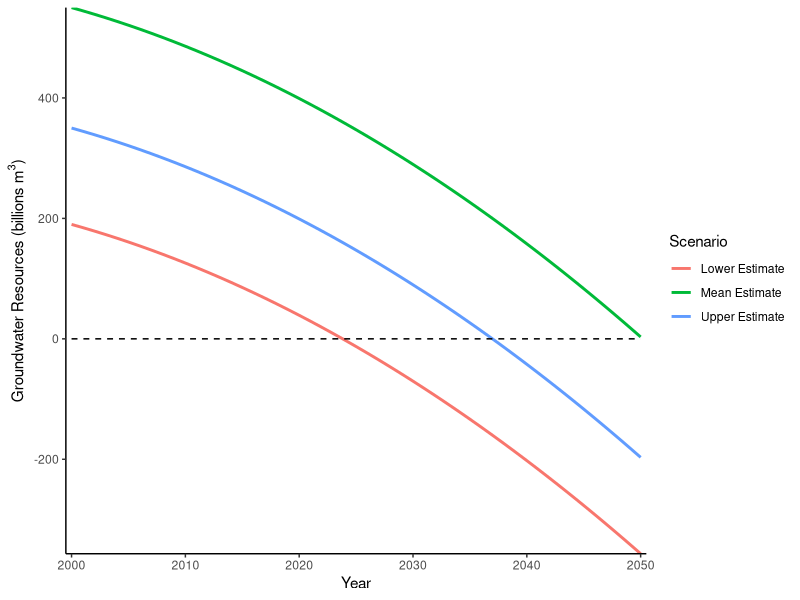

This figure's R source:
## ---- chunk 1
knitr::opts_chunk$set(echo = TRUE)
## ---- chunk 2
library(tidyverse)
library(kableExtra)
library(knitr)

gw_mgmt = read_csv("ESM203Assn3.csv")

## ---- chunk 3
##Part 1: Making a regression for the outflow

outflow_reg = lm(outflow~year, data=gw_mgmt)

outflow_reg$fitted #this will show me the regression lines values for the points I put in. Unhelpful in this case 

#now I'm going to use my model 

outflow_reg$coefficients # shows my y intercept and slope

#This uses the model automatically
coef(outflow_reg)[1] #this is the intercept
coef(outflow_reg)[2] #this is the slope

coef(outflow_reg)[1]+coef(outflow_reg)[2]*2002 #example using 2002

#apparently there is a neater way
predict(outflow_reg,list(year=2002)) # for a single value
outflow_mod = predict(outflow_reg,data.frame(year=c(2000:2050))) #this generates a new data frame using the years between 2000 and 2050.

#View(outflow_mod)
## ---- chunk 4
##Part 2. Making an Inflow Model 

inflow_reg = lm(inflow~year, data=gw_mgmt)

inflow_reg$fitted #this will show me the regression lines values for the points I put in. Unhelpful in this case 

#now I'm going to use my model 
inflow_reg$coefficients # shows my y intercept and slope

#This uses the model automatically
coef(inflow_reg)[1] #this is the intercept
coef(inflow_reg)[2] #this is the slope

coef(inflow_reg)[1]+coef(inflow_reg)[2]*2002 #example using 2002

#apparently there is a neater way
predict(inflow_reg,list(year=2002)) # for a single value
inflow_mod = predict(inflow_reg,data.frame(year=c(2000:2050))) #this is getting exciting
#View(inflow_mod)
## ---- chunk 5
netloss = predict(outflow_reg,data.frame(year=c(2000:2050)))-predict(inflow_reg,data.frame(year=c(2000:2050)))

lowerCI = 190
  for (i in 1:50) {lowerCI[i+1] = lowerCI[i] - netloss[i]}
mean = 350
  for (i in 1:50) {mean[i+1] = mean[i] - netloss[i]}
upperCI = 550
  for (i in 1:50) {upperCI[i+1] = upperCI[i] - netloss[i]}

mean_gw = 350
gw_df = data.frame(matrix(ncol = 7, nrow = 51))
x = c("year", "outflow", "inflow", "netloss", "reservoir_190", "resevoir_350", "resevoir_550")
colnames(gw_df) = x
gw_model = gw_df %>% 
  mutate(year = 2000:2050) %>% 
  mutate(outflow = predict(outflow_reg,data.frame(year=c(2000:2050)))) %>% 
  mutate(inflow = predict(inflow_reg,data.frame(year=c(2000:2050)))) %>%
  mutate(netloss = outflow-inflow) %>% 
  mutate(resevoir_190 = lowerCI) %>% 
  mutate(resevoir_350 = mean) %>% 
  mutate(resevoir_550 = upperCI)





## ---- chunk 6

line_comp = ggplot(gw_model, aes(x = year))+
  geom_line(aes(y = resevoir_350, colour = "green"), size=1)+
  geom_line(aes(y = resevoir_190, color = "b"), size=1)+
  geom_line(aes(y = resevoir_550, color = "blue"), size=1)+
  geom_line(aes(y = 0), linetype = "dashed")+
  theme_classic()+
  scale_color_grey()+
  ylab(bquote("Groundwater Resources (billions m"^"3"*")"))+
  xlab("Year")+
  scale_y_continuous(expand = c(0,0))+
  scale_x_continuous(expand = c(0,0.5))+
  scale_color_discrete(name = "Scenario", labels = c("Lower Estimate", "Mean Estimate", "Upper Estimate"))
  

line_comp
